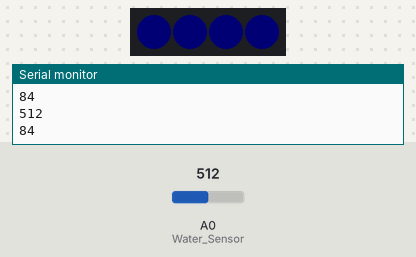
The sketch below on a simulated Arduino Uno, built with avr-gcc and run on an emulated ATmega328P. On the bench: 4 RGB LEDs in strip order, left to right, the last lines printed to the serial monitor. The inputs (shaded band) are chosen by the test bench; at power-on: A0 (Water_Sensor) = 512. Dim RGB values are drawn brighter than linear.

Above: at 2.8 s.
2.9 s: A0 (Water_Sensor) set to 554
At 4.6 s:
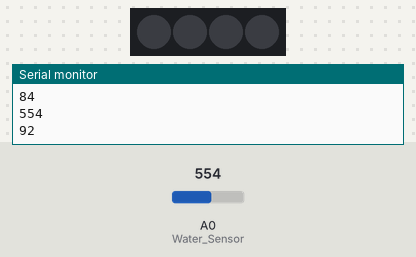
5.6 s: A0 (Water_Sensor) set to 716
At 7.3 s:
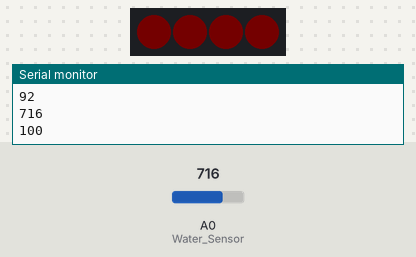
8.3 s: A0 (Water_Sensor) set to 306
At 10.4 s:
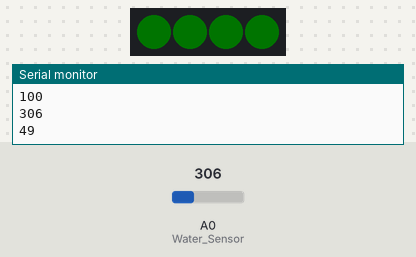
11.5 s: A0 (Water_Sensor) set to 219
14.2 s: A0 (Water_Sensor) set to 189
At 16.3 s:
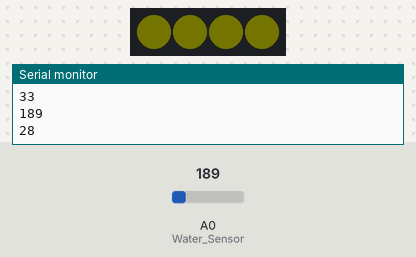
17.5 s: A0 (Water_Sensor) set to 150
At 19.1 s:
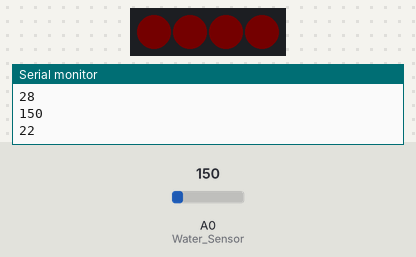
Timing chart, 0 to 20.6 s (numbered marks = the images above; inputs shaded):
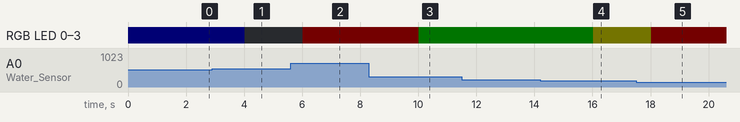

The sketch:

hygrometer.ino
```cpp
#include <FastLED.h>

#define NUM_LEDS 4
#define Water_Sensor A0 // Attach Water sensor to Arduino Digital Pin 8
#define DATA_PIN 7

// min/max LED Hue Values
int RED = 0;
int BLUE = 230;

int SENSOR_WET = 600;
int SENSOR_DRY = 23;

int currentBrightness = 50;
int sensorValue;
int normalizedValue = 0;

CRGB leds[NUM_LEDS];

void setup() {
    Serial.begin(115200);
    FastLED.addLeds<WS2812B, DATA_PIN, GRB>(leds, NUM_LEDS);
    FastLED.setBrightness(currentBrightness);
    for (int i = 0; i < NUM_LEDS; i++) {
      leds[i] = CHSV(10,255,currentBrightness);
      FastLED.show();
    }
}

void loop() {
  sensorValue = analogRead(Water_Sensor);
  normalizedValue = normalizeWetness(sensorValue);

  Serial.println(sensorValue);
  Serial.println(normalizedValue);
  setColors(normalizedValue);
  delay(2000);
}


void setColors(int wetness) {
  int newColor = map(wetness, 0, 100, RED, BLUE);
  for (int i = 0; i < NUM_LEDS; i++) {
    leds[i] = CHSV(newColor,255,currentBrightness);
  }
  FastLED.show();
}
/**
 * Returns wetness converted to 0-100 range
 */
int normalizeWetness(int wetness) {
  int constrainedValue = constrain(wetness, SENSOR_DRY, SENSOR_WET);
  return map(constrainedValue, SENSOR_DRY, SENSOR_WET, 0, 100);

}
```

Measured:
- the behaviour switches between 536 and 537 on A0 (Water_Sensor) (found by bisection; images 0 and 1)
- the behaviour switches between 202 and 201 on A0 (Water_Sensor) (found by bisection; images 3 and 4)
- the behaviour switches between 162 and 161 on A0 (Water_Sensor) (found by bisection; images 4 and 5)
- after the input at 2.9 s, RGB LED 0–3: RGB(0, 0, 1) → off after 1.1 s
- after the input at 5.6 s, RGB LED 0–3: off → RGB(1, 0, 0) after 0.42 s
- after the input at 8.3 s, RGB LED 0–3: RGB(1, 0, 0) → RGB(0, 1, 0) after 1.7 s
- after the input at 14.2 s, RGB LED 0–3: RGB(0, 1, 0) → RGB(1, 1, 0) after 1.8 s
- after the input at 17.5 s, RGB LED 0–3: RGB(1, 1, 0) → RGB(1, 0, 0) after 0.52 s
